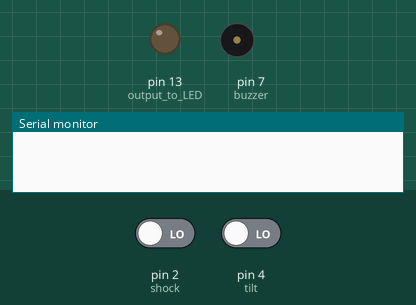
This sketch was run on a simulated Arduino Uno, built with avr-gcc and run on an emulated ATmega328P. On the bench: output pins drawn as LEDs (lit = HIGH), buzzer (waves = sounding, pin HIGH), the last lines printed to the serial monitor. Inputs (shaded band) come from the test bench; at power-on: pin 2 (shock) LOW, pin 4 (tilt) LOW.

Above: at 1.2 s.
1.3 s: pin 2 (shock) driven HIGH
At 2.7 s:
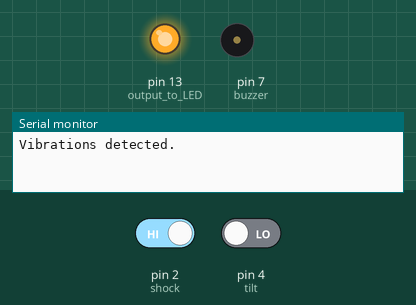
3.5 s: pin 4 (tilt) driven HIGH
At 4.4 s:
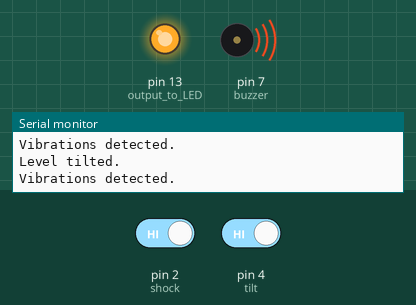
5.5 s: pin 2 (shock) driven LOW
At 8.1 s:
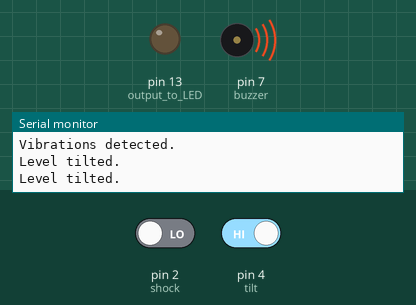
8.5 s: pin 4 (tilt) driven LOW
At 10.6 s:
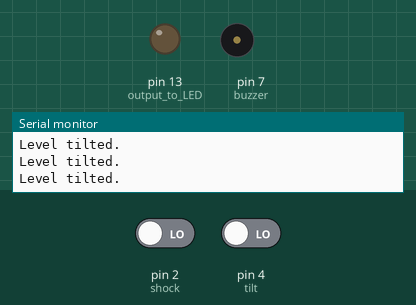
Timing chart, 0 to 12.1 s (numbered marks = the images above; inputs shaded):
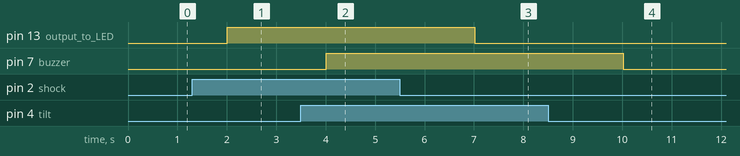

The sketch:

Shocksensor.ino
```cpp
int shock=2; //Shock sensor is connected to digital pin 2
int buzzer=7; //buzzer is connected to digital pin 7
int tilt=4; //tilt sensor is connected to digital pin 4
int v;
int t1;
int currenttime;
int cnt_t=0; //number of tilts
int cnt_v=0; //number of vibrations
void setup() {
pinMode (shock,INPUT); //input from shock sensor
pinMode(tilt,INPUT); //input from tilt sensor
pinMode (buzzer, OUTPUT); //output to buzzer
pinMode(LED_BUILTIN,OUTPUT); //output to LED
Serial.begin(19200); //Baud rate
currenttime=millis(); //measures time as soon as the program starts
}
void loop() {
v = digitalRead(shock); //reads and stores input from shock sensor
t1=digitalRead(tilt); //reads and stores input from tilt sensor
//Serial.println(v);
//Serial.println(t1);
if(millis()-currenttime>=1000){ //starts loop after 1 second
currenttime=millis();
if(cnt_t>=5){ //if number of tilts is more than five
Serial.println("Level tilted."); //prints when tilt is detected
digitalWrite(buzzer,HIGH); //buzzer switches on
}
else{
digitalWrite(buzzer,LOW); //otherwise buzzer stays off
}
if(cnt_v>=5){ //if number of tilts is more than 5
Serial.println("Vibrations detected."); //prints when vibration is detected
digitalWrite(LED_BUILTIN,HIGH); //LED switches on
}
else{
digitalWrite(LED_BUILTIN,LOW); //LED switches off
}
cnt_t=0; //sets no. of tilts back to zero
cnt_v=0; //sets no. of vibrations back to zero
}
if(t1==1){ //when tilt is detected
cnt_t++; //number of tilts increases by one
}
if(v==1){ //when vibration is detected
cnt_v++; //number of vibrations increases by one
}
delay(10);
}
```

Measured:
- after the input at 1.3 s, pin 13 (output_to_LED): LOW → HIGH after 0.70 s
- after the input at 3.5 s, pin 7 (buzzer): LOW → HIGH after 0.51 s
- after the input at 5.5 s, pin 13 (output_to_LED): HIGH → LOW after 1.5 s
- after the input at 8.5 s, pin 7 (buzzer): HIGH → LOW after 1.5 s
